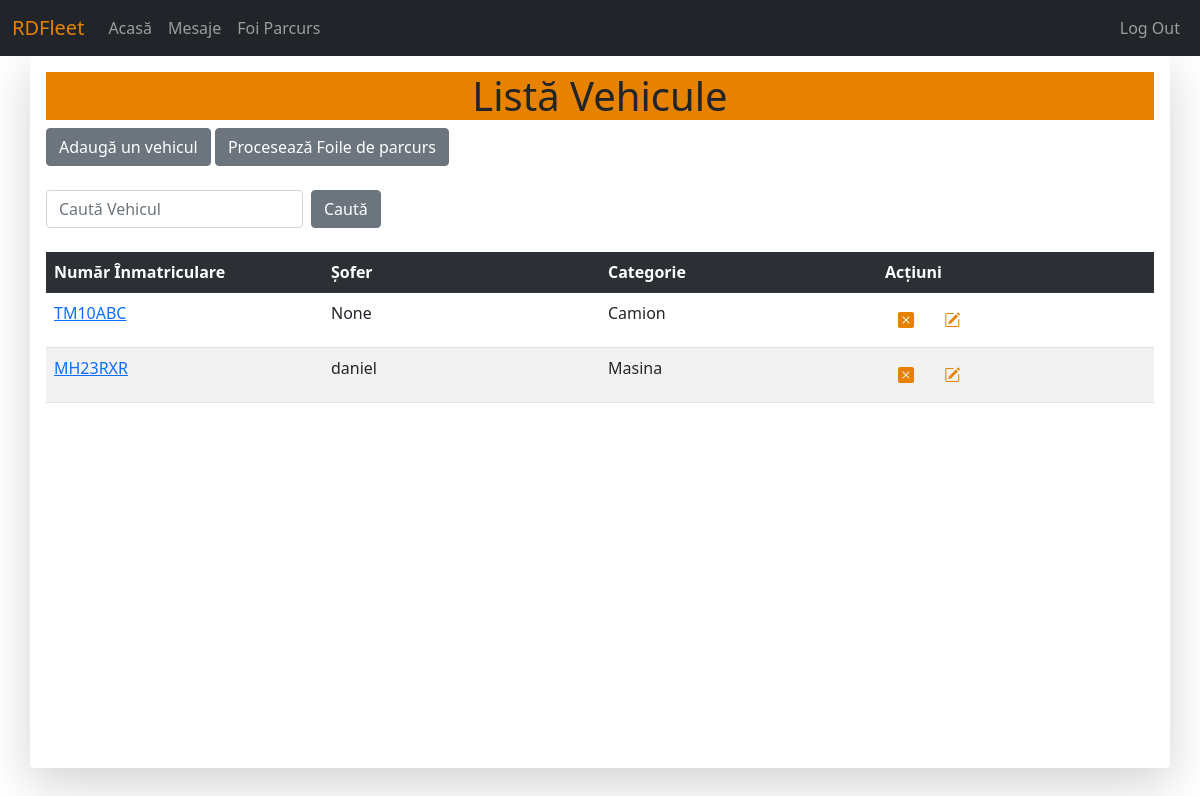
Before: /vehicles/vehicle_list/ (signed in) with the older database file.
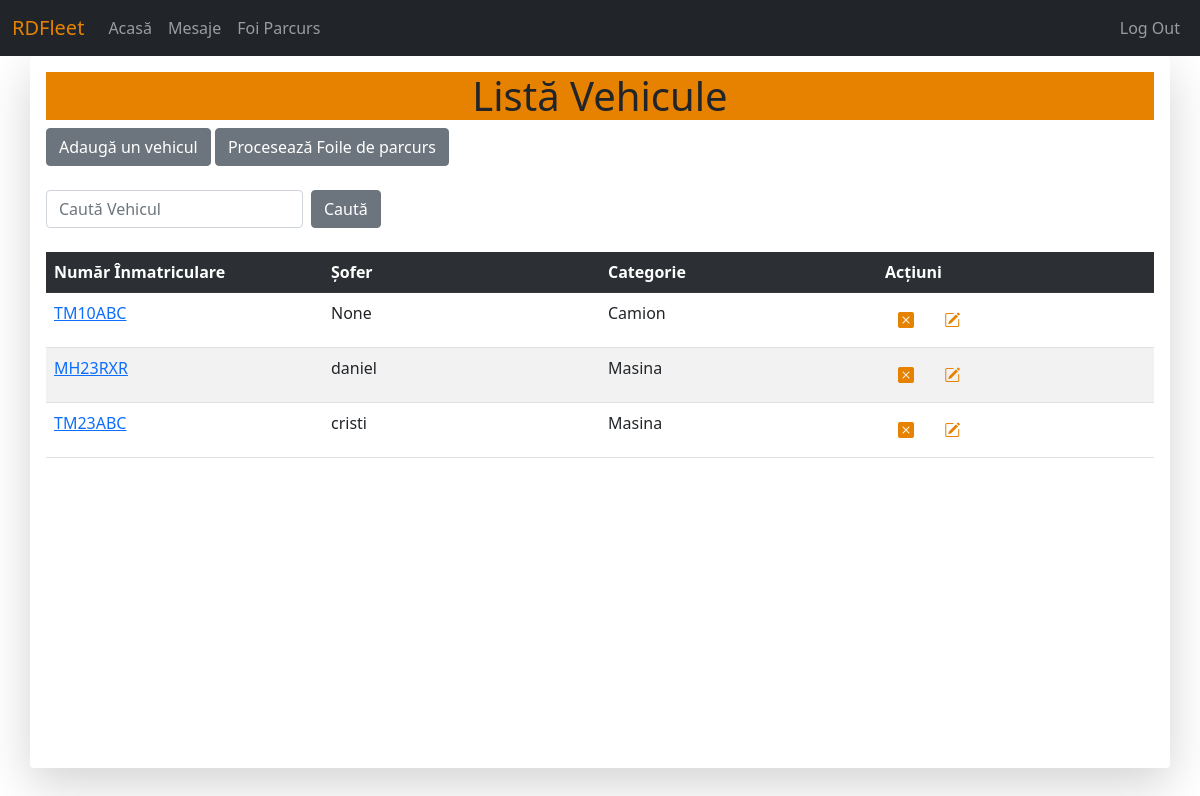
After: the same page with the newer database file.
### vehicles/models.py (models this page shows, shortened)
class Vehicle(models.Model):
	vehicle_plate = models.CharField(max_length = 10, unique = True, verbose_name = "Număr înmatriculare")
	vehicle_odometer = models.PositiveIntegerField(verbose_name = "Kilometraj")
	vehicle_itp = models.DateField(verbose_name = "ITP expiră la")
	vehicle_rca = models.DateField(verbose_name = "RCA expiră la")
	vehicle_last_service = models.PositiveIntegerField(verbose_name = "Ultimul service efectuat KM")
	vehicle_driver = models.ForeignKey(settings.AUTH_USER_MODEL, on_delete=models.SET_NULL, null = True, verbose_name = "Șoferul", blank = True)
	vehicle_category = models.ForeignKey(Category, on_delete=models.SET_NULL, null = True, verbose_name = "Categoria", blank = True)
	def get_absolute_url(self):
		return reverse("vehicle-detail-view", kwargs={"id":self.id})

class Category(models.Model):
	category_name = models.CharField(max_length = 50, unique = True, verbose_name = "Categorie")
	def __str__(self):
		return self.category_name

### vehicles/views.py (the view)
# urls.py: path('vehicle_list/', views.VehicleListView.as_view(), name='vehicle-list'),
class VehicleListView(View):
	template_name = 'vehicles/vehicle_list.html'
	def get_queryset(self):
		return Vehicle.objects.all()
	def get(self, request, *args, **kwargs):
		context = {'vehicle_list':self.get_queryset()}
		return render(request, self.template_name, context)

### vehicles/templates/vehicles/vehicle_list.html (shortened to what this page needs)
{% extends 'base.html' %}
{% block content %}
	<h1 style="background-color: #e78200; text-align: center;">Listă Vehicule</h1>
	<div>
	<a href="{% url 'create-vehicle' %}" class='btn btn-secondary'>Adaugă un vehicul</a>
	<a class="btn btn-secondary" href="{% url 'proceseaza-foi' %}">Procesează Foile de parcurs</a>
	</div>
	<br>
	<div class="input-group">
		<form class="d-flex" method="POST" action="{% url 'search-vehicle' %}"> {% csrf_token %}
			<input class="form-control me-2" type="search" placeholder="Caută Vehicul" name="searched">
			<button class="btn btn-secondary" type="submit">Caută</button>
		</form>
	</div>
	<br>
	<table class="table table-striped table-hover">
		<tr scope="row" class="table-dark">
			<th style="width: 250px;">Număr Înmatriculare</th>
			<th style="width: 250px;">Șofer</th>
			<th style="width: 250px;">Categorie</th>
			<th style="width: 250px;">Acțiuni</th>
		</tr>
		<tr scope="row">{% for vehicle in vehicle_list %}
			<td><a href="{{ vehicle.get_absolute_url }}">{{ vehicle.vehicle_plate }}</a></td>
			<td>{{ vehicle.vehicle_driver }}</td>
			<td>{{ vehicle.vehicle_category }}</td>
			<td>
				<a href="{{ vehicle.get_absolute_url }}delete" class="btn">
					<i class="bi bi-x-square-fill" style="color:#e78200"></i>
				</a>
				<a href="{{ vehicle.get_absolute_url }}update" class="btn">
					<i class='bi bi-pencil-square' style="color:#e78200"></i>
				</a>
			</td>
		</tr>{% endfor %}
	</table>
{% endblock %}

Changed rows visible on the page:
added Vehicle: vehicle_plate "TM23ABC", vehicle_driver "cristi", vehicle_category "Masina"
